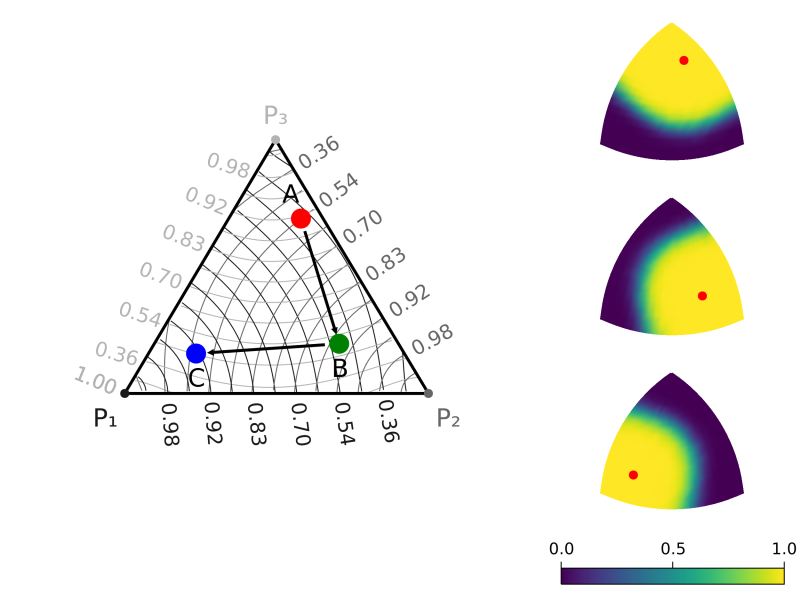

This figure's Julia source:
using LinearAlgebra, Printf, SparseArrays, Random, Distributions, CairoMakie
include("utils.jl")

## Define experimental parameters ##############################################

N = 1000            # dimensionality of the input space
ρ = 0.2             # sparsity
#p_back = 0.01       # background firing probability (noise!)
θ = 140             # firing threshold of the segments
num_locations = 20  # number of latitudes & longitudes on the test-point grid 
num_samples = 1000  # number of samples to draw per location

# arbitrarily choosen directions of interest
A_dir,B_dir,C_dir = [0.1, 0.2, 0.5],[0.2, 0.5, 0.2],[1.0, 0.3, 0.3]

θ_α = θ_β = θ_γ = θ
latitudes = LinRange(0.01, pi/2-0.01, num_locations)     # only upper hemisphere
longitudes = LinRange(0.01, pi/2-0.01, num_locations)    # only first sector

## generate basis vectors and gramian

# X,Y and Z are the N-dimensional basis vectors for the three features
M = SparseArrays.sprand(Bool, N, 3, ρ)
X,Y,Z = eachcol(M)

# compute gramian matrix for the basis vectors
gramian = Symmetric(M'*M)

# the basis vectors are not normalized
scales = [1.0/sqrt(gramian[i,i]) for i in 1:3]
gramian_n = scales' .* gramian .* scales

normalize_with_gramian(v;G=gramian_n) = v/√(v'*G*v)

A,B,C = normalize_with_gramian.((A_dir, B_dir, C_dir))

# compute the (normalized!) coefficients for the weight vectors
# each weight vector (for one segment) corresponds to one point of interest
# takes into account relative length of the basis vectors
# α,β,γ = [normalize(x .* scales) for x in (A,B,C)]
α,β,γ = A,B,C 

# compute the actual synaptic transmission probabilities:
# an input spike due to feature X should be transmitted with probability α₁ (or β₁ or γ₁)
# an input spike due to feature Y should be transmitted with probability α₂ (or β₂ or γ₂)
# an input spike due to feature Z should be transmitted with probability α₃ (or β₃ or γ₃)
# => the total transmission probability for the input is the OR of these probabilities
p_transmit = 1.0 .- 
    (1.0 .- (X .* [α[1] β[1] γ[1]])) .* 
    (1.0 .- (Y .* [α[2] β[2] γ[2]])) .* 
    (1.0 .- (Z .* [α[3] β[3] γ[3]]))
w_α,w_β,w_γ = eachcol(p_transmit)

## Experiment 1: draw grid of testpoints & compute responses ###################

# draw different normalized coefficient vectors for positive combinations of X, Y and Z,
# i.e. a latitude/longitude grid on the surface of the positive sector of the unit sphere
grid_x,grid_y,grid_z = compute_lat_long_grid(latitudes,longitudes)

# for each coefficient vector, compute the probability of a spike in each input:
# an input spike due to feature X occurs with probability grid_x
# an input spike due to feature Y occurs with probability grid_y
# an input spike due to feature Z occurs with probability grid_z
# => the total probability for the input to spike is the OR of these probabilities
p_spike_grid = 1.0 .- 
    (1.0 .- (X .* prepend_dim(grid_x))) .* 
    (1.0 .- (Y .* prepend_dim(grid_y))) .* 
    (1.0 .- (Z .* prepend_dim(grid_z)))

# sample 'num_samples' random input spike vectors for each grid point
# final shape of 'samples_grid': N × num_locations × num_locations × num_samples
samples_grid = zeros(Bool, size(p_spike_grid)..., num_samples)
for id in CartesianIndices(p_spike_grid)
    samples_grid[id, :] = rand(Bernoulli(p_spike_grid[id]), num_samples)
end

# see what input would be transmitted for each segment with what probability
# final shape of 'transmission_probability': 3 × num_locations × num_locations
plateau_probability_grid = zeros(Float64, 3, num_locations, num_locations)
for (segment,(w,θ)) in enumerate(((w_α,θ_α),(w_β,θ_β),(w_γ,θ_γ)))
    # draw which of the input spikes are transmitted by the stochastic synapses
    transmitted_spikes = rand.(Bernoulli.(w .* samples_grid))
    
    # compute which of the transmitted spike-volleys crossed the segment's threshold
    triggered_plateau = sum(transmitted_spikes, dims=1) .> θ

    # compute the plateau probability
    plateau_probability_grid[segment,:,:] = mean(triggered_plateau, dims=4)
end

## Experiment 2: compute responses for the target pattern ######################

# for each target pattern, compute the probability of a spike in each input:
p_spike_target = 1.0 .- 
    (1.0 .- (X .* [A[1] B[1] C[1]])) .* 
    (1.0 .- (Y .* [A[2] B[2] C[2]])) .* 
    (1.0 .- (Z .* [A[3] B[3] C[3]]))

# sample 'num_samples' random input spike vectors for each target
# final shape of 'samples_target': N × 3 × num_samples
samples_target = zeros(Bool, size(p_spike_target)..., num_samples)
for id in CartesianIndices(p_spike_target)
    samples_target[id, :] = rand(Bernoulli(p_spike_target[id]), num_samples)
end

# see what input would be transmitted for each segment with what probability
# final shape of 'transmission_probability': 3
plateau_probability_target = zeros(Float64, 3)
for (segment,(w,θ)) in enumerate(((w_α,θ_α),(w_β,θ_β),(w_γ,θ_γ)))
    # draw which of the input spikes are transmitted by the stochastic synapses
    transmitted_spikes = rand.(Bernoulli.(w .* samples_target[:,segment,:]))
    
    # compute which of the transmitted spike-volleys crossed the segment's threshold
    triggered_plateau = sum(transmitted_spikes, dims=1) .> θ

    # compute the plateau probability
    plateau_probability_target[segment] = mean(triggered_plateau)
end

# compute detection probability: each target must have been detected
detection_probability = prod(plateau_probability_target)

## Compute 2D projections ######################################################

# X_trans,Y_trans and Z_trans are the 2D projection of the three feature's basis vectors
X_trans,Y_trans,Z_trans = compute_projection(gramian_n)

"""
    project_2D(v;X_trans=X_trans,Y_trans=Y_trans,Z_trans=Z_trans, G=gramian_n, check_valid=true)

Computes a projetion into the 2D space spanned by the basis `X_trans`,`Y_trans`,`Z_trans` with Gramian `G`.
"""
function project_2D(v; X_trans=X_trans,Y_trans=Y_trans,Z_trans=Z_trans, G=gramian_n, check_valid=true)
    @assert v'*gramian_n*v ≈ 1.0 "Coefficient vector must be normalized! (v has norm '$(√(v'*gramian_n*v))')"
    
    # compute the dot-products with the (normalized) basis vectors
    dp = G*v
    
    # compute the greater-circle distance -> distance in 2D
    (d₁,d₂,d₃)=acos.(dp)
    
    # compute the triangulated position in 2D
    return triangulate((d₁,d₂,d₃),X_trans,Y_trans,Z_trans; check_valid)
end

# A_trans,B_trans and C_trans are the 2D projection of the three target patterns
A_trans,B_trans,C_trans = project_2D.((A,B,C))


## Draw figure #################################################################
fig = Figure()

# draw overview axis
ax_left = fig[1:3,1] = Axis(fig, aspect = DataAspect())

xlims!(ax_left, min(X_trans[1],Y_trans[1],Z_trans[1])-0.5,max(X_trans[1],Y_trans[1],Z_trans[1])+0.5,)
ylims!(ax_left, min(X_trans[2],Y_trans[2],Z_trans[2])-0.5,max(X_trans[2],Y_trans[2],Z_trans[2])+0.5,)
hidedecorations!(ax_left)
hidespines!(ax_left)

cut_to_sector = false
cut_to_triangle = !cut_to_sector
# draw coordinate grid
ticklabels = [String[] for i in 1:3]
ticklocations = [Point2[] for i in 1:3]
tickrotations = [Float64[] for i in 1:3]
tickalignments = [Tuple{Symbol,Symbol}[] for i in 1:3]
tickcolors = [RGBAf0[] for i in 1:3]
corner_colors = [RGBAf0(0.1 + 0.3*(j-1),0.1 + 0.3*(j-1),0.1 + 0.3*(j-1),1.0) for j in 1:3]
for (i,r1) ∈ enumerate(reverse(cos.(0:0.1:acos(maximum(gramian_n[[2,3,6]])))))
    for j in 1:3
        col = corner_colors[j]

        x,y = get_trimetric_contour(j, r1, 0.0:0.25:1.5,0:0.25:1.5, gramian_n, (X_trans, Y_trans, Z_trans); iterations=4, cut_to_sector, cut_to_triangle)
        lines!(ax_left, x, y, color=col, linewidth=1)

        if iseven(i) && !isempty(x) && 1 < i
            tick = Point2(x[1],y[1])
            (angle,dx)=if length(x) < 2
                angle = -π/8
                dx = Point2(-1.0,0.5)
                angle,dx
            else
                dx = tick-Point2(x[2],y[2])
                angle = atan(dx[2]/dx[1])
                dx /= sqrt(dx[1]^2+dx[2]^2)
                angle,dx
            end
            
            push!(ticklabels[j],@sprintf("%.2f",r1)) 
            push!(ticklocations[j],tick+0.05*dx)
            push!(tickrotations[j],angle)
            push!(tickalignments[j], dx[1] > 0 ? (:left, :center) : (:right, :center))
            push!(tickcolors[j],col)
        end
    end
end

for (labels,locations,rotations,alignment,colors) in zip(ticklabels,ticklocations,tickrotations, tickalignments, tickcolors)
    annotations!(ax_left, labels,locations, align=alignment, rotation=rotations, color=colors)
end

# draw frame
if cut_to_sector
    r1=project_2D.(get_geodesic([1,0,0],[0,1,0],gramian_n)[2:end-1])
    r2=project_2D.(get_geodesic([0,1,0],[0,0,1],gramian_n)[2:end-1])
    r3=project_2D.(get_geodesic([0,0,1],[1,0,0],gramian_n)[2:end-1])
    lines!(ax_left, Point2[[X_trans];r1;[Y_trans];r2;[Z_trans];r3;[X_trans]], color=:black, linewidth=3)
else
    lines!(ax_left, Point2[[X_trans];[Y_trans];[Z_trans];[X_trans]], color=:black, linewidth=3)
end

# draw the corner points
scatter!(ax_left, [X_trans,Y_trans,Z_trans], color=corner_colors)
annotations!(ax_left, ["P₁","P₂","P₃"], [X_trans,Y_trans,Z_trans], color=corner_colors, align=[(:right,:top),(:left,:top),(:center,:bottom)], offset=[(-10,-10),(10,-10),(0,10)], textsize=25)

# draw the points of interest
scatter!(ax_left, [A_trans,B_trans,C_trans], color=[:red,:green,:blue], markersize=20)
annotations!(ax_left, ["A","B","C"], Point2.([A_trans,B_trans,C_trans]), align=[(:center,:bottom), (:center,:top), (:center,:top)], offset=Point2.([(-10.0,10.0),(0.0,-10.0),(0.0,-10.0)]),textsize=25)

arrows!(ax_left, Point2.([A_trans .+ 0.1.*(B_trans.-A_trans),B_trans .+ 0.1.*(C_trans.-B_trans)]), Point2.([0.8 .* (B_trans.-A_trans), 0.8 .* (C_trans.-B_trans)]), linewidth=3)

colsize!(fig.layout, 1, Relative(0.7))
fig

##

vertices = [(collect(project_2D(normalize_with_gramian([xv, yv, zv])))' for (xv, yv, zv) in zip(grid_x, grid_y, grid_z))...;]
faces = [((i-1)*num_locations + j.+(k==1 ? [0 num_locations 1] : [num_locations num_locations+1 1]) for i in  1:num_locations-1 for j in 1:num_locations-1 for k in 1:2)...;]

##


for (case,(w,pt)) in enumerate(zip(eachcol(p_transmit),(A_trans,B_trans,C_trans)))
    ax_i = fig[case,2] = Axis(fig, aspect=DataAspect())
    hidedecorations!(ax_i)
    hidespines!(ax_i)
    mesh!(ax_i, vertices, faces, color=vec(plateau_probability_grid[case,:,:]), colorrange =(0,1))
    scatter!(ax_i, [pt], color=:red)
end

Colorbar(fig[4, 2], limits = (0, 1), colormap = :viridis, vertical = false)

save("concept_space.svg", fig)

fig
##


# fn(x)=all(x.> 0)
# fn(x)=all((gramian_n*x).>0)

# scatter(Point3.(p), color = ifelse.(isnan.(first.(p_p)), ifelse.(fn.(p),:orange,:red) , ifelse.(fn.(p),:green,:blue)), markersize=20)
